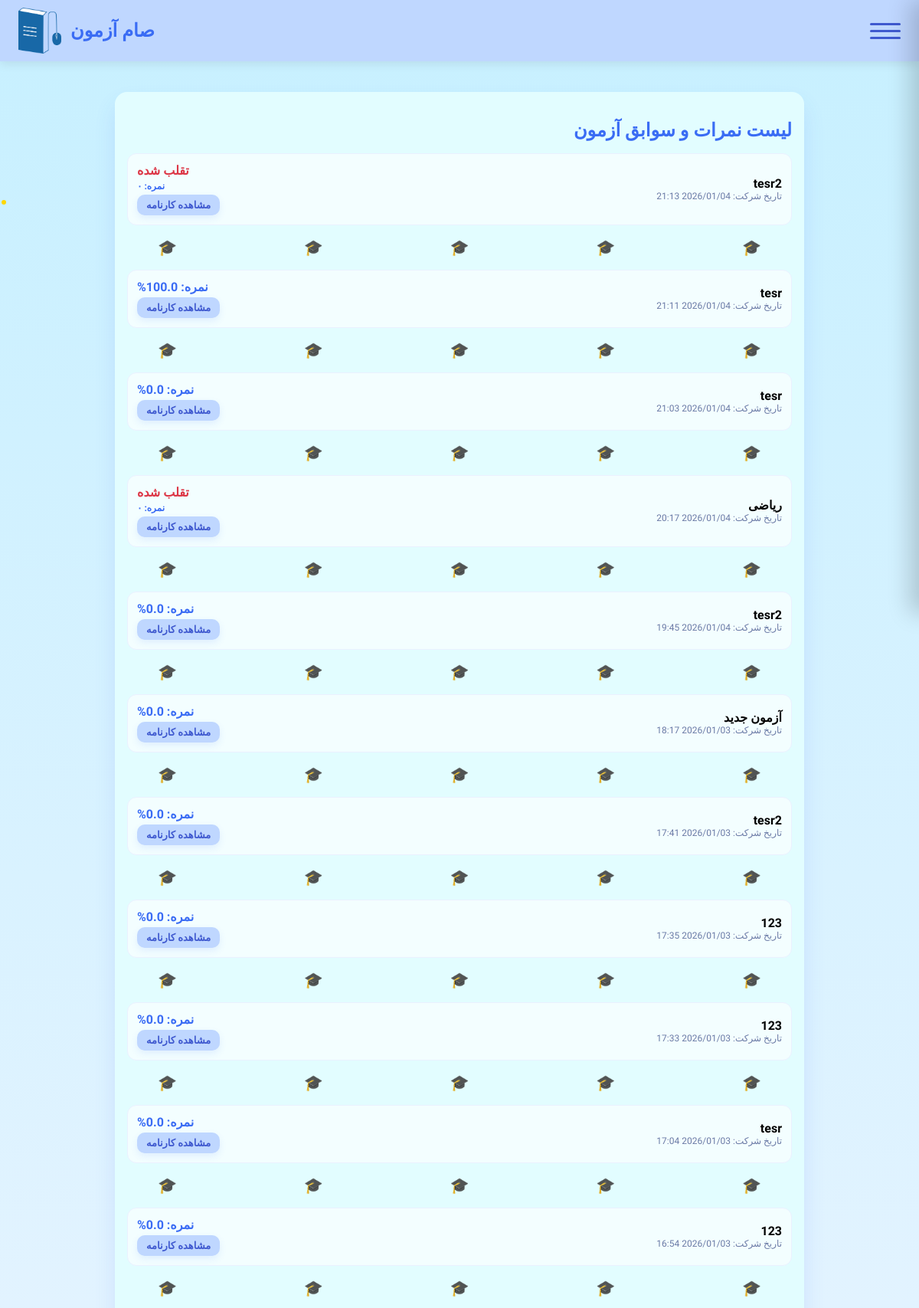
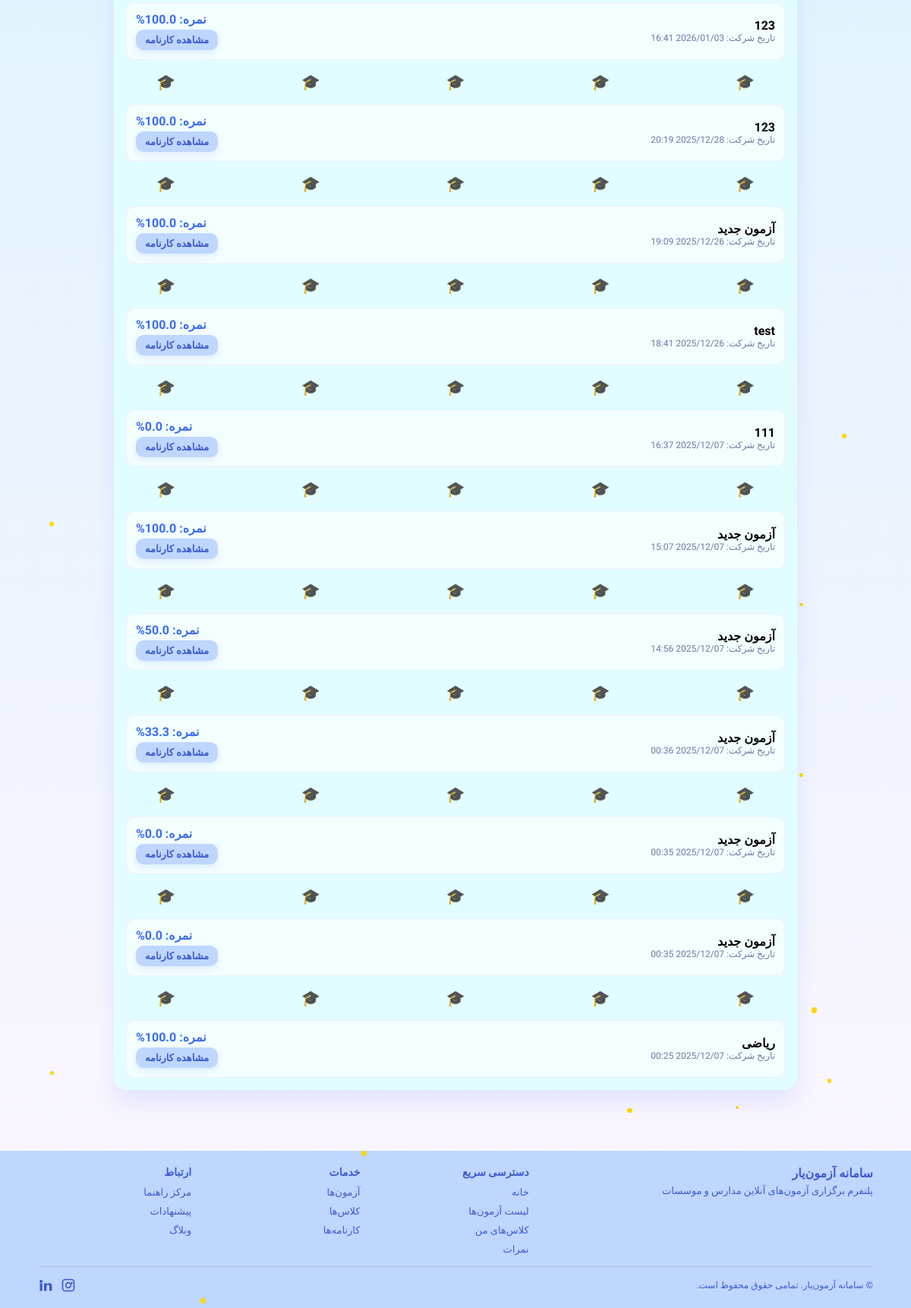
/accounts/student/scores/ (signed in), run on the app's committed database (2 pictures, top to bottom).
### accounts/models.py (models this page shows, shortened)
class ExamAssignment(models.Model):
    exam = models.ForeignKey(Exam, on_delete=models.CASCADE, related_name='assignments')
    student = models.ForeignKey(settings.AUTH_USER_MODEL, on_delete=models.CASCADE, related_name='exam_assignments')
    selected_question_ids = models.JSONField()
    score = models.FloatField(default=0, null=True, blank=True)
    student_answers = models.JSONField(default=dict, blank=True)
    completed_at = models.DateTimeField(null=True, blank=True)
    is_cheated = models.BooleanField(default=False)
    created_at = models.DateTimeField(auto_now_add=True)
    class Meta:
        unique_together = ('exam', 'student')

class Exam(models.Model):
    name = models.CharField(max_length=200)
    classroom = models.ForeignKey('Classroom', on_delete=models.CASCADE, related_name='exams')
    num_questions = models.PositiveIntegerField(default=0)
    created_by = models.ForeignKey(settings.AUTH_USER_MODEL, on_delete=models.CASCADE, related_name='created_exams')
    students = models.ManyToManyField(settings.AUTH_USER_MODEL, related_name='exams', blank=True)
    created_at = models.DateTimeField(auto_now_add=True)
    source_exam = models.ForeignKey('self', null=True, blank=True, on_delete=models.SET_NULL, related_name='derived_exams')
    shuffle_per_student = models.BooleanField(default=True)
    duration = models.PositiveIntegerField(default=60, help_text="Duration in minutes")
    start_time = models.DateTimeField(null=True, blank=True)
    end_time = models.DateTimeField(null=True, blank=True)
    class Meta:
        verbose_name = "آزمون"
        verbose_name_plural = "آزمون‌ها"

### accounts/views.py (the view)
# urls.py: path('student/scores/', StudentScoresView.as_view(), name='student_scores'),
@method_decorator(login_required, name="dispatch")
class StudentScoresView(TemplateView):
    template_name = "accounts/student_scores.html"
    def dispatch(self, request, *args, **kwargs):
        u = request.user
        if getattr(getattr(u, 'role', None), 'code', '') != 'student':
            return redirect('dashboard')
        return super().dispatch(request, *args, **kwargs)
    def get_context_data(self, **kwargs):
        ctx = super().get_context_data(**kwargs)
        assignments = ExamAssignment.objects.filter(
            student=self.request.user,
            completed_at__isnull=False
        ).select_related('exam').order_by('-completed_at')
        ctx['assignments'] = assignments
        return ctx

### templates/accounts/student_scores.html (shortened to what this page needs)
{% extends "base.html" %}
{% block body_class %}student-scores{% endblock %}
{% block content %}
    <div class="stars" id="stars"></div>
    <div class="confetti" id="confetti"></div>
<div class="wrap">
  <div class="card">
    <h2 style="font-weight:800;color:#3A6CF4;margin-bottom:16px">لیست نمرات و سوابق آزمون</h2>
    <div style="display:grid;grid-template-columns:1fr;gap:12px">
      {% for a in assignments %}
      <div class="item">
        <div>
            <div style="font-weight:bold;">{{ a.exam.name }}</div>
            <div style="color:#6b7aa6;font-size:12px;">تاریخ شرکت: {{ a.completed_at|date:"Y/m/d H:i" }}</div>
        </div>
        <div style="text-align:left;">
            {% if a.is_cheated %}
                <div style="font-weight:bold;color:#dc3545;margin-bottom:4px;">تقلب شده</div>
                <div style="font-weight:bold;color:#3A6CF4;font-size:12px;">نمره: ۰</div>
            {% else %}
                <div style="font-weight:bold;color:#3A6CF4;">نمره: {{ a.score|floatformat:1 }}%</div>
            {% endif %}
            <a href="{% url 'exam_result' a.exam.id %}" class="btn-report">مشاهده کارنامه</a>
        </div>
      </div>
      {% if not forloop.last %}
      <div class="grad-line-container">
        {% for i in "12345" %}
        <span class="grad-item" style="animation-delay: -{{ forloop.counter }}s;">🎓</span>
        {% endfor %}
      </div>
      {% endif %}
      {% empty %}
      <div style="padding:20px;text-align:center;color:#6b7aa6;">شما هنوز در هیچ آزمونی شرکت نکرده‌اید.</div>
      {% endfor %}
    </div>
  </div>
</div>
{% endblock %}

### static/styles.css (style rules this page uses)
html, body { height: 100%; }
body { font-family: 'Vazirmatn','IranSans', tahoma, sans-serif; direction: rtl; margin: 0; padding: 0; background: linear-gradient(135deg, #007BFF, #00BFFF); min-height: 100vh; display: flex; flex-direction: column; }
:root { --footer-bg: #0e1a40; --footer-fg: #f0f4ff; --footer-link: #c7d2ff; --footer-link-hover: #ffffff; --footer-divider: rgba(255,255,255,0.15); --footer-ico: #c7d2ff; --footer-head-color: #ffffff; }
body.student-theme { --footer-bg: #bfd7ff; --footer-fg: #333333; --footer-link: #3F59CF; --footer-link-hover: #000000; --footer-divider: rgba(0,0,0,0.1); --footer-ico: #3F59CF; --footer-head-color: #3F59CF; }

### templates/base.html (style rules this page uses)
:root { --header-height: 80px; --header-bg: #ffffff; --header-shadow: 0 4px 12px rgba(0,0,0,0.08); }
body { padding-top: var(--header-height); }
body.student-theme { background: linear-gradient(to bottom, #c7f0ff, #fdf6ff) !important; min-height: 100vh; background-attachment: fixed !important; --header-bg: #bfd7ff; }

### templates/accounts/student_scores.html (style rules this page uses)
body.student-scores { background: linear-gradient(180deg, #f5f8ff 0%, #eef3ff 100%); }
.wrap { max-width:900px;margin:24px auto;padding:0 16px }
.card { background-color: #e2fdff; border: none; position: relative; z-index: 1; border-radius:16px; box-shadow:0 16px 28px rgba(58,108,244,0.12); padding:16px; }
.grad-line-container { text-align: center; font-size: 1.25rem; margin: 5px 0; opacity: 0.9; user-select: none; white-space: nowrap; overflow: hidden; display: flex; justify-content: space-between; padding: 0 40px; gap: 8px; }
.grad-item { display: inline-block; animation: float-cap 4s ease-in-out infinite; }
.grad-item:nth-child(even) { animation-name: float-cap-opposite; }
.stars, .confetti { position:fixed; width:100%; height:100%; top:0; left:0; overflow:hidden; z-index:0; pointer-events:none; }
.btn-report { background-color: #bfd7ff !important; color: #3f59cf !important; border: none !important; box-shadow: 0 4px 10px rgba(58,108,244,0.1); transition: transform 0.2s; text-decoration: none; font-size: 13px; padding: 6px 12px; border-radius: 10px; font-weight: 700; display: inline-block; margin-top: 4px; }
.item { border:1px solid #eaf1ff; border-radius:12px; padding:12px; display:flex; justify-content:space-between; align-items:center; background: rgba(255,255,255,0.6); }

### data on the page
ExamAssignment: exam.name "tesr2", completed_at "2026/01/04 21:13", is_cheated "تقلب شده"
ExamAssignment: exam.name "tesr", completed_at "2026/01/04 21:11", score "100.0"
ExamAssignment: exam.name "tesr", completed_at "2026/01/04 21:03", score "0.0"
ExamAssignment: exam.name "ریاضی", completed_at "2026/01/04 20:17", is_cheated "تقلب شده"
ExamAssignment: exam.name "tesr2", completed_at "2026/01/04 19:45", score "0.0"
ExamAssignment: exam.name "آزمون جدید", completed_at "2026/01/03 18:17", score "0.0"
ExamAssignment: exam.name "tesr2", completed_at "2026/01/03 17:41", score "0.0"
ExamAssignment: exam.name "123", completed_at "2026/01/03 17:35", score "0.0"
ExamAssignment: exam.name "123", completed_at "2026/01/03 17:33", score "0.0"
ExamAssignment: exam.name "tesr", completed_at "2026/01/03 17:04", score "0.0"
ExamAssignment: exam.name "123", completed_at "2026/01/03 16:54", score "0.0"
ExamAssignment: exam.name "123", completed_at "2026/01/03 16:41", score "100.0"
ExamAssignment: exam.name "123", completed_at "2025/12/28 20:19", score "100.0"
ExamAssignment: exam.name "آزمون جدید", completed_at "2025/12/26 19:09", score "100.0"
ExamAssignment: exam.name "test", completed_at "2025/12/26 18:41", score "100.0"
ExamAssignment: exam.name "111", completed_at "2025/12/07 16:37", score "0.0"
ExamAssignment: exam.name "آزمون جدید", completed_at "2025/12/07 15:07", score "100.0"
ExamAssignment: exam.name "آزمون جدید", completed_at "2025/12/07 14:56", score "50.0"
ExamAssignment: exam.name "آزمون جدید", completed_at "2025/12/07 00:36", score "33.3"
ExamAssignment: exam.name "آزمون جدید", completed_at "2025/12/07 00:35", score "0.0"
ExamAssignment: exam.name "آزمون جدید", completed_at "2025/12/07 00:35", score "0.0"
ExamAssignment: exam.name "ریاضی", completed_at "2025/12/07 00:25", score "100.0"
